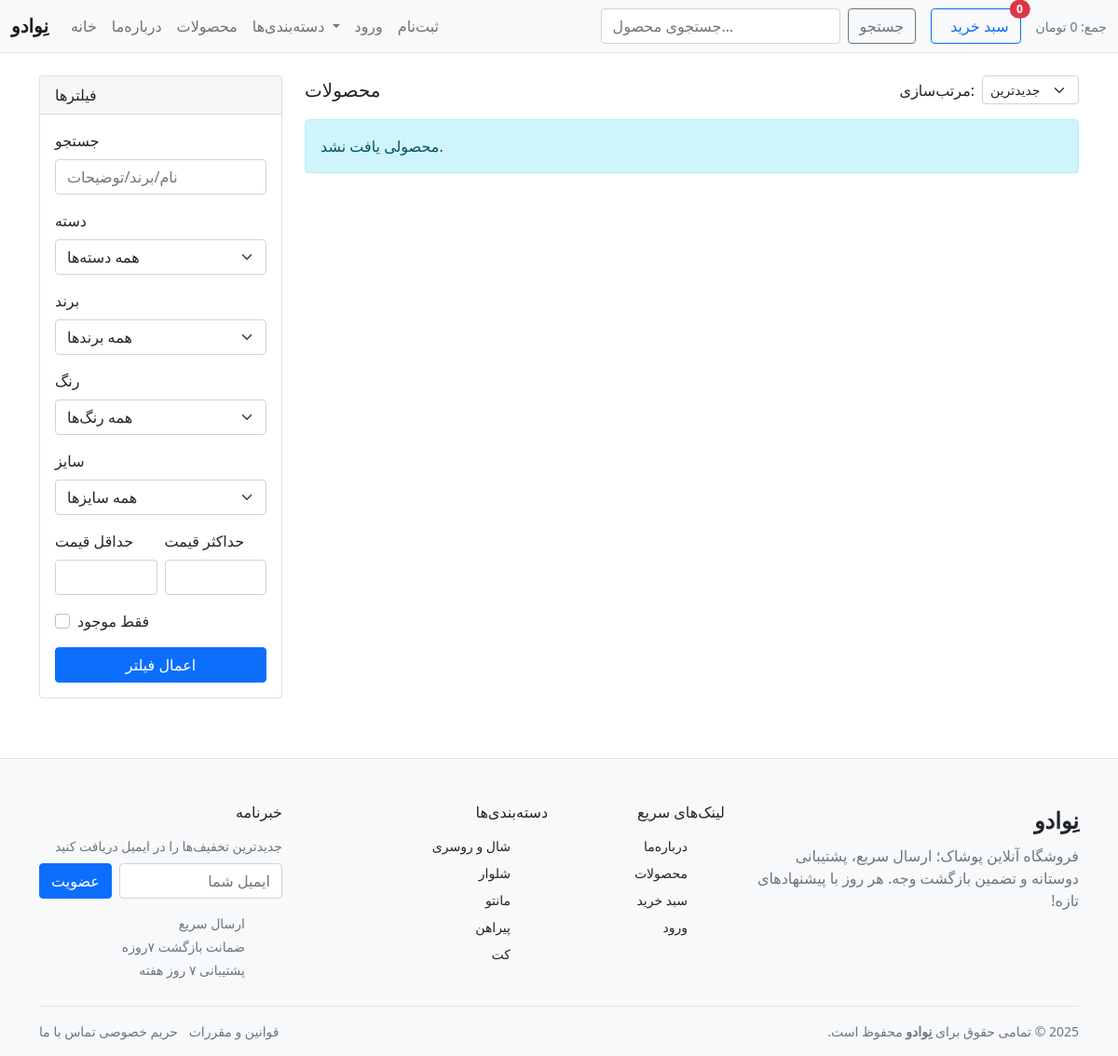
/products/category/شلوار/, run on an earlier commit of the app's database.
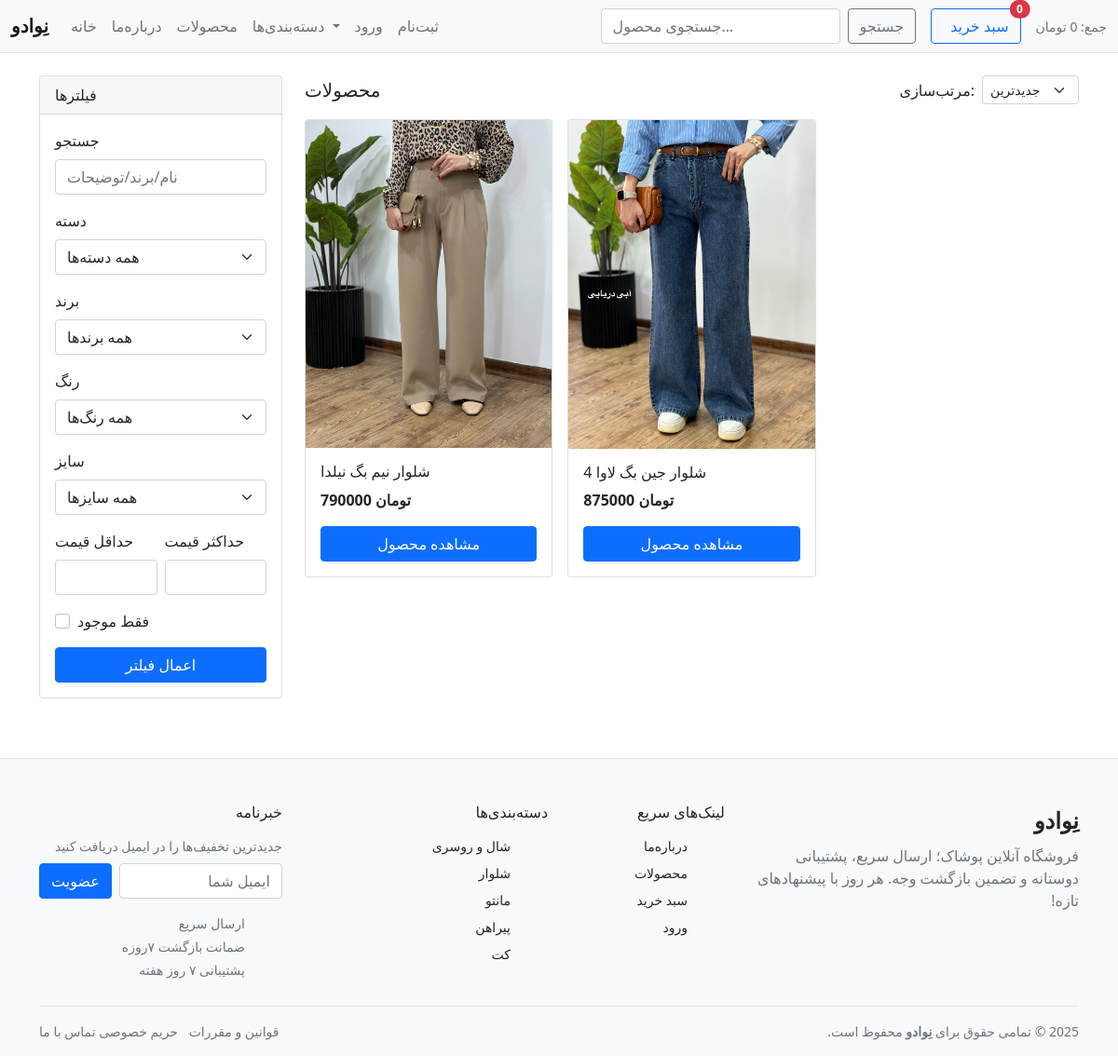
And on a later commit of the database.
### products/models.py (models this page shows, shortened)
class Category(models.Model):
    name = models.CharField(_("نام دسته"), max_length=100)
    slug = models.SlugField(_("اسلاگ"), unique=True, allow_unicode=True, max_length=120)
    parent = models.ForeignKey(
        "self", null=True, blank=True, related_name="children", on_delete=models.CASCADE
    )
    is_active = models.BooleanField(_("فعال"), default=True)
    class Meta:
        verbose_name = _("دسته")
        verbose_name_plural = _("دسته‌ها")
        ordering = ["name"]
        indexes = [models.Index(fields=["slug"])]
    def get_absolute_url(self):
        return reverse("products:category", args=[self.slug])

class Product(models.Model):
    category = models.ForeignKey(
        Category, related_name="products", on_delete=models.PROTECT
    )
    brand = models.ForeignKey(Brand, related_name="products", on_delete=models.PROTECT)
    name = models.CharField(_("نام محصول"), max_length=200)
    slug = models.SlugField(_("اسلاگ"), unique=True, allow_unicode=True, max_length=160)
    description = models.TextField(_("توضیحات"), blank=True)
    price = models.DecimalField(_("قیمت پایه"), max_digits=12, decimal_places=2)
    discount_price = models.DecimalField(
        _("قیمت با تخفیف"),
        max_digits=12,
        decimal_places=2,
        null=True,
        blank=True,
        help_text=_("اگر خالی بماند همان قیمت پایه لحاظ می‌شود"),
    )
    is_active = models.BooleanField(_("فعال"), default=True)
    created_at = models.DateTimeField(_("ساخته‌شده"), auto_now_add=True)
    updated_at = models.DateTimeField(_("به‌روزرسانی"), auto_now=True)
    image = models.ImageField(
        _("تصویر اصلی"), upload_to="products/%Y/%m/", null=True, blank=True
    )
    class Meta:
        verbose_name = _("محصول")
        verbose_name_plural = _("محصولات")
        ordering = ["-created_at"]
        indexes = [
            models.Index(fields=["is_active"]),
            models.Index(fields=["brand"]),
            models.Index(fields=["category"]),
            models.Index(fields=["slug"]),
        ]
    def get_absolute_url(self):
        return reverse("products:detail", args=[self.slug])

### products/views.py (the view)
# urls.py: path("category/<str:slug>/", views.category_detail, name="category"),
def category_detail(request, slug):
    category = get_object_or_404(Category, slug=slug, is_active=True)
    qs = _base_queryset().filter(category_id__in=_descendant_ids(category))
    qs, params = _apply_filters_sort(request, qs)
    paginator = Paginator(qs, 12)
    products = paginator.get_page(request.GET.get("page"))
    categories = Category.objects.filter(
        parent__isnull=True, is_active=True
    ).prefetch_related("children")
    brands = Brand.objects.all()
    return render(
        request,
        "products/product_list.html",
        {
            "products": products,
            "query": params["q"],
            "active_brand": params["brand"],
            "active_category": category.slug,
            "active_sort": params["sort"],
            "categories": categories,
            "brands": brands,
        },
    )

### cart/cart.py (called while the page is built, shortened)
    def __iter__(self):
        ids = [int(vid) for vid in self.cart.keys()]
        variations = ProductVariation.objects.select_related(
            "product", "color", "size"
        ).filter(id__in=ids)
        vmap = {v.id: v for v in variations}

    def total_quantity(self):
        return sum(int(i["quantity"]) for i in self.cart.values())

    def total_price(self):
        total = Decimal("0")
        for row in self:
            total += row["total"]
        return total

### cart/context_processors.py (called while the page is built)
def cart_summary(request):
    cart = Cart(request)
    return {"cart_count": cart.total_quantity(), "cart_total": cart.total_price()}

### products/context_processors.py (called while the page is built)
def nav_categories(request):
    roots = (
        Category.objects.filter(is_active=True, parent__isnull=True)
        .prefetch_related(
            Prefetch(
                "children",
                queryset=Category.objects.filter(is_active=True).order_by("name"),
            )
        )
        .order_by("name")
    )
    return {"nav_categories": roots, "top_categories": roots}

### products/views.py (called while the page is built)
def _descendant_ids(root: Category) -> list[int]:
    ids = [root.id]
    frontier = [root.id]
    while frontier:
        children = list(
            Category.objects.filter(is_active=True, parent_id__in=frontier).values_list(
                "id", flat=True
            )
        )
        if not children:
            break
        ids.extend(children)
        frontier = children
    return ids

### products/templates/products/product_list.html (shortened to what this page needs)
{% extends "_base.html" %}
{% load static %}
{% block content %}
<div class="container my-4">
  <div class="row">
    <aside class="col-md-3">
      <div class="card mb-3">
        <div class="card-header">فیلترها</div>
        <div class="card-body">
          <form method="get">
            <div class="mb-3">
              <label class="form-label">جستجو</label>
              <input type="text" name="q" value="{{ q }}" class="form-control" placeholder="نام/برند/توضیحات">
            </div>
            <div class="mb-3">
              <label class="form-label">دسته</label>
              <select name="cat" class="form-select">
                <option value="">همه دسته‌ها</option>
              </select>
            </div>
            <div class="mb-3">
              <label class="form-label">برند</label>
              <select name="brand" class="form-select">
                <option value="">همه برندها</option>
              </select>
            </div>
            <div class="mb-3">
              <label class="form-label">‌رنگ</label>
              <select name="color" class="form-select">
                <option value="">همه رنگ‌ها</option>
              </select>
            </div>
            <div class="mb-3">
              <label class="form-label">سایز</label>
              <select name="size" class="form-select">
                <option value="">همه سایزها</option>
              </select>
            </div>
            <div class="row g-2 mb-3">
              <div class="col">
                <label class="form-label">حداقل قیمت</label>
                <input type="number" name="min" value="{{ min_price }}" class="form-control" min="0">
              </div>
              <div class="col">
                <label class="form-label">حداکثر قیمت</label>
                <input type="number" name="max" value="{{ max_price }}" class="form-control" min="0">
              </div>
            </div>
            <div class="form-check mb-3">
              <input class="form-check-input" type="checkbox" name="in_stock" value="1" id="in_stock"
                     {% if in_stock == "1" %}checked{% endif %}>
              <label class="form-check-label" for="in_stock">فقط موجود</label>
            </div>
            <div class="d-grid">
              <button class="btn btn-primary" type="submit">اعمال فیلتر</button>
            </div>
          </form>
        </div>
      </div>
    </aside>
    <main class="col-md-9">
      <div class="d-flex justify-content-between align-items-center mb-3">
        <h5 class="mb-0">محصولات</h5>
        <form method="get" class="d-flex align-items-center">
          <label class="me-2">مرتب‌سازی:</label>
          <select name="sort" class="form-select form-select-sm" onchange="this.form.submit()">
            <option value="newest"     {% if sort == "newest" %}selected{% endif %}>جدیدترین</option>
          </select>
        </form>
      </div>
      <div class="row g-3">
        {% for p in products %}
          <div class="col-6 col-md-4">
            <div class="card h-100 d-flex flex-column">
              <a href="{{ p.get_absolute_url }}">
                {% with img=p.images.first %}
                  {% if img %}
                    <img src="{{ img.image.url }}" class="card-img-top" alt="{{ img.alt_text|default:p.name }}">
                  {% elif p.image %}
                    <img src="{{ p.image.url }}" class="card-img-top" alt="{{ p.name }}">
                  {% else %}
                    <img src="{% static 'img/placeholder.png' %}" class="card-img-top" alt="{{ p.name }}">
                  {% endif %}
                {% endwith %}
              </a>
              <div class="card-body d-flex flex-column">
                <h6 class="card-title mb-2">
                  <a class="text-decoration-none text-dark" href="{{ p.get_absolute_url }}">{{ p.name }}</a>
                </h6>
                <div class="mb-3">
                  {% if p.discount_price %}
                    <div><del class="text-muted small">{{ p.price|floatformat:0 }}</del></div>
                    <div class="fw-bold">{{ p.discount_price|floatformat:0 }} تومان</div>
                  {% else %}
                    <div class="fw-bold">{{ p.price|floatformat:0 }} تومان</div>
                  {% endif %}
                </div>
                <div class="mt-auto">
                  <a href="{{ p.get_absolute_url }}" class="btn btn-primary w-100">مشاهده محصول</a>
                </div>
              </div>
            </div>
          </div>
        {% empty %}
          <div class="col-12">
            <div class="alert alert-info">محصولی یافت نشد.</div>
          </div>
        {% endfor %}
      </div>
    </main>
  </div>
</div>
{% endblock %}

### templates/_base.html (shortened to what this page needs)
<!DOCTYPE html>
<html lang="en">
  <head>
    <link href="https://cdn.jsdelivr.net/npm/bootstrap@5.0.2/dist/css/bootstrap.min.css" rel="stylesheet">
  </head>
  <body>
    {% include 'nav.html' %}
    {% block content %}
    {% endblock %}
    {% include "_footer.html" %}
  </body>
</html>

### templates/nav.html (shortened to what this page needs)
{% load i18n %}
<nav class="navbar navbar-expand-lg navbar-light bg-light border-bottom">
  <div class="container-fluid">
    <a class="navbar-brand fw-bold" href="{% url 'home:index' %}">نِوادو</a>
    <div class="collapse navbar-collapse" id="navbarMain">
      <ul class="navbar-nav me-auto mb-2 mb-lg-0">
        <li class="nav-item">
          <a class="nav-link{% if request.resolver_match.namespace == 'home' and request.resolver_match.url_name == 'index' %} active{% endif %}"
             href="{% url 'home:index' %}">{% trans "خانه" %}</a>
        </li>
        <li class="nav-item">
          <a class="nav-link{% if request.resolver_match.url_name == 'about' %} active{% endif %}"
             href="{% url 'home:about' %}">{% trans "درباره‌ما" %}</a>
        </li>
        <li class="nav-item">
          <a class="nav-link{% if request.resolver_match.namespace == 'products' and request.resolver_match.url_name in 'list,detail' %} active{% endif %}"
             href="{% url 'products:list' %}">{% trans "محصولات" %}</a>
        </li>
        <li class="nav-item dropdown dropdown-mega">
          <a class="nav-link dropdown-toggle" href="#" id="megaCats" role="button"
             data-bs-toggle="dropdown" aria-expanded="false">
            {% trans "دسته‌بندی‌ها" %}
          </a>
        </li>
        {% if user.is_authenticated %}
          <li class="nav-item">
            <a class="nav-link" href="{% url 'accounts:profile' %}">{% trans "پروفایل" %}</a>
          </li>
          <li class="nav-item">
            <a class="nav-link" href="{% url 'accounts:logout' %}">{% trans "خروج" %}</a>
          </li>
        {% else %}
          <li class="nav-item">
            <a class="nav-link" href="{% url 'accounts:login' %}">{% trans "ورود" %}</a>
          </li>
          <li class="nav-item">
            <a class="nav-link" href="{% url 'accounts:register' %}">{% trans "ثبت‌نام" %}</a>
          </li>
        {% endif %}
      </ul>
      <div class="d-flex align-items-center gap-3">
        <form class="d-flex" method="get" action="{% url 'products:list' %}">
          <input class="form-control" type="search" placeholder="{% trans 'جستجوی محصول…' %}" aria-label="Search"
                 name="q" value="{{ query|default_if_none:'' }}" style="min-width:220px">
          <button class="btn btn-outline-secondary ms-2" type="submit">{% trans "جستجو" %}</button>
        </form>
        <a href="{% url 'cart:detail' %}" class="btn btn-outline-primary position-relative">
          <span class="ms-2">{% trans "سبد خرید" %}</span>
          <span class="position-absolute top-0 start-100 translate-middle badge rounded-pill bg-danger">
            {{ cart_count|default:"0" }}
          </span>
        </a>
        <span class="text-muted small">{% trans "جمع" %}: {{ cart_total|default:"0" }} {% trans "تومان" %}</span>
      </div>
    </div>
  </div>
</nav>

### templates/_footer.html (shortened to what this page needs)
{% load static i18n %}
<footer class="site-footer mt-5 pt-5 border-top bg-light">
  <div class="container">
    <div class="row g-4 mb-4">
      <div class="col-12 col-lg-4">
        <a href="{% url 'home:index' %}" class="fs-4 fw-bold text-decoration-none text-dark">نِوادو</a>
        <p class="text-muted mt-2">
          فروشگاه آنلاین پوشاک؛ ارسال سریع، پشتیبانی دوستانه و تضمین بازگشت وجه.
          هر روز با پیشنهادهای تازه!
        </p>
      </div>
      <div class="col-6 col-lg-2">
        <h6 class="fw-semibold mb-3">{% trans "لینک‌های سریع" %}</h6>
        <ul class="list-unstyled small">
          <li class="mb-2"><a class="link-dark text-decoration-none" href="{% url 'home:about' %}">{% trans "درباره‌ما" %}</a></li>
          <li class="mb-2"><a class="link-dark text-decoration-none" href="{% url 'products:list' %}">{% trans "محصولات" %}</a></li>
          <li class="mb-2"><a class="link-dark text-decoration-none" href="{% url 'cart:detail' %}">{% trans "سبد خرید" %}</a></li>
          {% if request.user.is_authenticated %}
            <li class="mb-2"><a class="link-dark text-decoration-none" href="{% url 'accounts:profile' %}">{% trans "پروفایل من" %}</a></li>
          {% else %}
            <li class="mb-2"><a class="link-dark text-decoration-none" href="{% url 'accounts:login' %}">{% trans "ورود" %}</a></li>
          {% endif %}
        </ul>
      </div>
      <div class="col-6 col-lg-3">
        <h6 class="fw-semibold mb-3">{% trans "دسته‌بندی‌ها" %}</h6>
        <ul class="list-unstyled small">
          {% for c in footer_categories|default:top_categories|slice:":6" %}
            <li class="mb-2">
              <a class="link-dark text-decoration-none" href="{{ c.get_absolute_url }}">{{ c.name }}</a>
            </li>
          {% empty %}
            <li class="text-muted">{% trans "به‌زودی…" %}</li>
          {% endfor %}
        </ul>
      </div>
      <div class="col-12 col-lg-3">
        <h6 class="fw-semibold mb-3">{% trans "خبرنامه" %}</h6>
        <p class="text-muted small mb-2">{% trans "جدیدترین تخفیف‌ها را در ایمیل دریافت کنید" %}</p>
        <form class="d-flex gap-2" method="post" action="#">
          <input type="email" class="form-control" placeholder="{% trans 'ایمیل شما' %}" required />
          <button class="btn btn-primary">{% trans "عضویت" %}</button>
        </form>
        <ul class="list-unstyled small mt-3 mb-0 text-muted">
          <li class="mb-1"> {% trans "ارسال سریع" %}</li>
          <li class="mb-1"> {% trans "ضمانت بازگشت ۷روزه" %}</li>
          <li class="mb-1"> {% trans "پشتیبانی ۷ روز هفته" %}</li>
        </ul>
      </div>
    </div>
    <div class="d-flex flex-column flex-md-row gap-2 justify-content-between align-items-center py-3 border-top">
      <div class="small text-muted">
        <span id="ft-year"></span>
        © تمامی حقوق برای <strong>نِوادو</strong> محفوظ است.
      </div>
      <ul class="list-inline small mb-0">
        <li class="list-inline-item"><a class="link-secondary text-decoration-none" href="#">{% trans "قوانین و مقررات" %}</a></li>
        <li class="list-inline-item"><a class="link-secondary text-decoration-none" href="#">{% trans "حریم خصوصی" %}</a></li>
        <li class="list-inline-item"><a class="link-secondary text-decoration-none" href="#">{% trans "تماس با ما" %}</a></li>
      </ul>
    </div>
  </div>
</footer>

### templates/_base.html (style rules this page uses)
.site-footer { direction: rtl; }

What changed in the data, as far as the page shows it:
added Product: image (picture), name "شلوار نیم بگ نیلدا", price "790000"
added Product: image (picture), name "شلوار جین بگ لاوا 4", price "875000"
Also different on the page:
text no longer shown: "محصولی یافت نشد."
